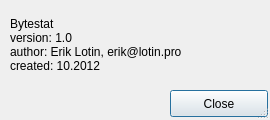
<?xml version="1.0" encoding="UTF-8"?>
<ui version="4.0">
 <class>aboutwin</class>
 <widget class="QDialog" name="aboutwin">
  <property name="geometry">
   <rect>
    <x>0</x>
    <y>0</y>
    <width>270</width>
    <height>120</height>
   </rect>
  </property>
  <property name="minimumSize">
   <size>
    <width>270</width>
    <height>120</height>
   </size>
  </property>
  <property name="windowTitle">
   <string>About Bytestat</string>
  </property>
  <property name="sizeGripEnabled">
   <bool>true</bool>
  </property>
  <property name="modal">
   <bool>true</bool>
  </property>
  <widget class="QLabel" name="label">
   <property name="geometry">
    <rect>
     <x>10</x>
     <y>0</y>
     <width>251</width>
     <height>91</height>
    </rect>
   </property>
   <property name="text">
    <string>&lt;html&gt;&lt;head/&gt;&lt;body&gt;&lt;p&gt;Bytestat&lt;br/&gt;version: 1.0&lt;br/&gt;author: Erik Lotin, erik@lotin.pro&lt;br/&gt;created: 10.2012&lt;/p&gt;&lt;/body&gt;&lt;/html&gt;</string>
   </property>
  </widget>
  <widget class="QPushButton" name="closebtn">
   <property name="geometry">
    <rect>
     <x>170</x>
     <y>90</y>
     <width>98</width>
     <height>27</height>
    </rect>
   </property>
   <property name="text">
    <string>Close</string>
   </property>
  </widget>
 </widget>
 <resources/>
 <connections/>
</ui>
